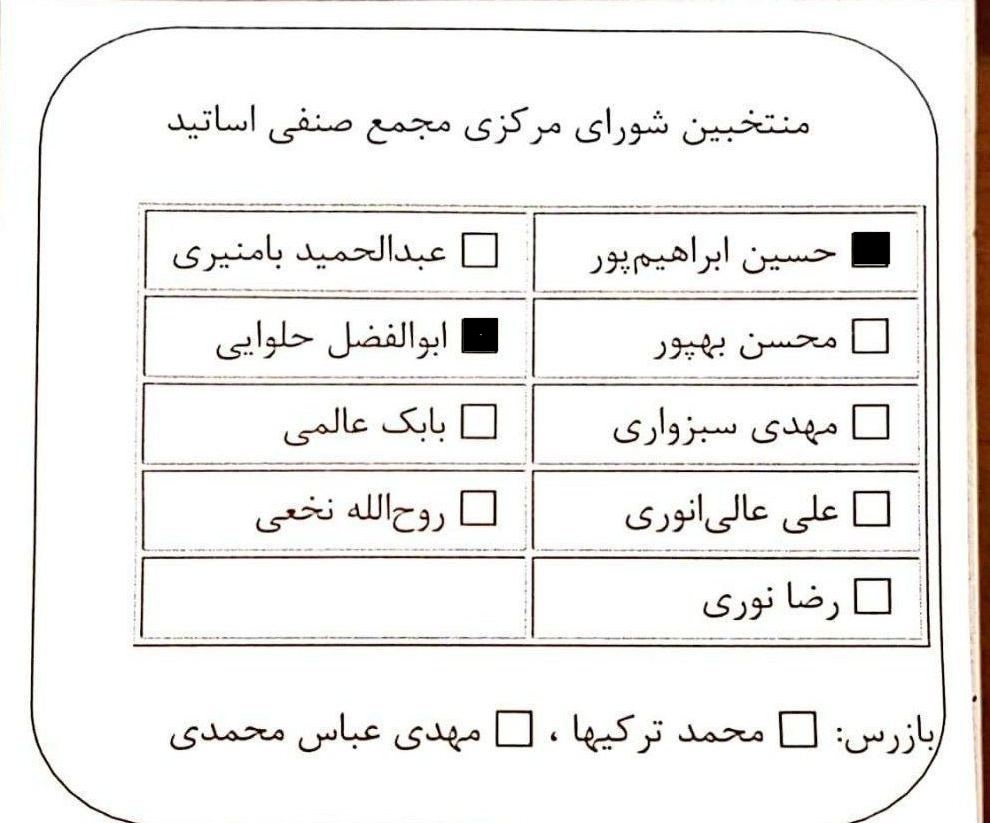
#> input picture vote1.jpg, 990 x 823 px
$ python voteProject.py
#> lines starting #> are read from the running program, lines starting #| are printed output that depends on the picture; after the words box and inside, x2 and y2 are one past the last pixel; in counts of white or black regions, pixels touching at a corner belong together
import cv2
import numpy as np

# Load the image
image_path = "vote1.jpg"
image = cv2.imread(image_path, cv2.IMREAD_GRAYSCALE)
#> image: shape (823, 990); min 0, max 255, mean 238.3
original_image = cv2.imread(image_path)
#> original_image is the input picture: shape (823, 990, 3); mean B, G, R 236.4, 238, 239.4
cv2.imwrite("step_1_loaded_image.jpg", original_image)

# Preprocess the image
blurred = cv2.GaussianBlur(image, (5, 5), 0)
cv2.imwrite("step_2_blurred_image.jpg", blurred)
_, thresholded = cv2.threshold(blurred, 200, 255, cv2.THRESH_BINARY_INV)
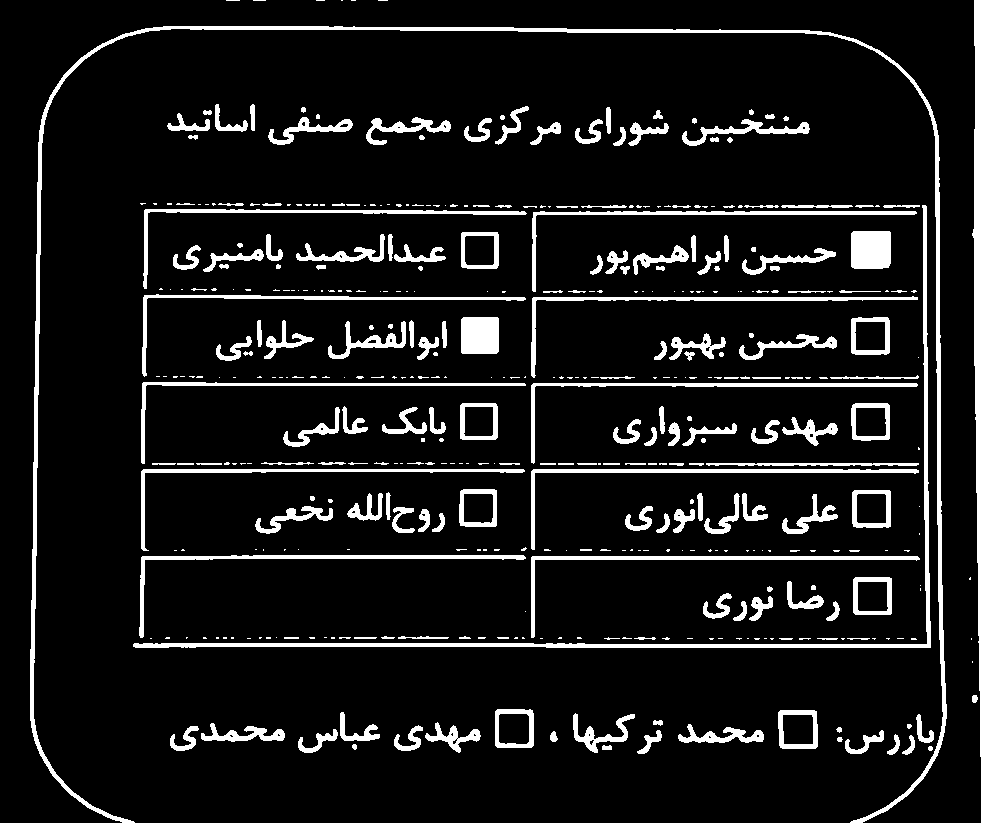
#> thresholded: shape (823, 990); 10.2% white; 434 white regions (231 under 20 px)
cv2.imwrite("step_3_thresholded_image.jpg", thresholded)

# Find contours
contours, _ = cv2.findContours(thresholded, cv2.RETR_EXTERNAL, cv2.CHAIN_APPROX_SIMPLE)
#> contours = 434 contours, 297 with area under 20; largest, box (x1, y1, x2, y2) and area: (972, 0, 990, 823) 10426, (30, 26, 947, 823) 7438, (133, 205, 931, 648) 3823, (778, 710, 818, 749) 1440, (495, 709, 534, 748) 1429
contour_image = original_image.copy()
cv2.drawContours(contour_image, contours, -1, (255, 0, 0), 2)
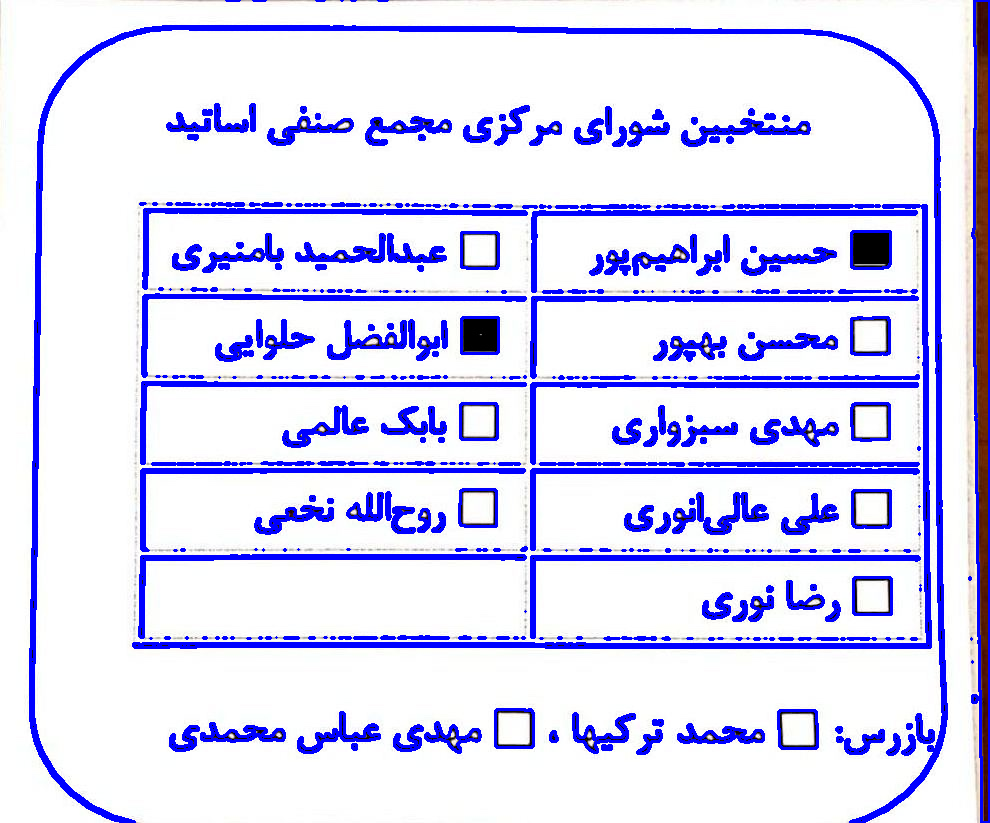
#> contour_image: shape (823, 990, 3); 13.08% of pixels changed, all inside (x1, y1, x2, y2) = (29, 0, 990, 823)
cv2.imwrite("step_4_contours.jpg", contour_image)

# Filter and sort the contours
squares = []
for contour in contours:
    area = cv2.contourArea(contour)
    x, y, w, h = cv2.boundingRect(contour)
    aspect_ratio = w / float(h)

    if area > 500 and area < 5000 and 0.9 < aspect_ratio < 1.1:  # Adjusted the area and aspect ratio thresholds
        approx = cv2.approxPolyDP(contour, 0.02 * cv2.arcLength(contour, True), True)
        if len(approx) == 4:
            squares.append(approx)
#> this loop made 434 passes
#> (area, x, y, w, h, aspect_ratio, approx) on passes 22, 23, 86, 143, 144, 196, 197, 268: (1439.5, 778, 710, 40, 39, 1.03, [[780, 710], [780, 747], [815, 748], [816, 711]]), (1429, 495, 709, 39, 39, 1, [[497, 709], [495, 745], [531, 747], [532, 710]]), (1400, 853, 577, 39, 38, 1.03, [[855, 577], [853, 612], [890, 614], [891, 578]]), (1390, 852, 490, 39, 38, 1.03, [[852, 492], [853, 526], [890, 526], [889, 490]]), (1341.5, 459, 489, 38, 38, 1, [[461, 490], [460, 525], [495, 526], [496, 490]]), (1354, 851, 403, 39, 38, 1.03, [[852, 405], [853, 439], [889, 438], [887, 403]]), (1323.5, 460, 403, 38, 37, 1.03, [[462, 403], [460, 438], [495, 439], [496, 404]]), (1375, 851, 317, 39, 38, 1.03, [[851, 319], [852, 353], [889, 352], [887, 317]])
#> (area, x, y, w, h, aspect_ratio) on passes 2, 5, 6, 7, 8, 9: (31, 602, 745, 10, 5, 2), (82.5, 902, 735, 13, 20, 0.65), (87.5, 887, 734, 13, 21, 0.619), (49, 550, 731, 8, 11, 0.727), (247.5, 845, 730, 39, 24, 1.62), (163, 637, 730, 25, 24, 1.04)
#> after the loop, squares = 11 contours; largest, box (x1, y1, x2, y2) and area: (780, 710, 817, 749) 1314, (495, 709, 533, 748) 1298, (853, 577, 892, 615) 1298, (852, 490, 891, 527) 1296, (851, 231, 890, 268) 1295

# Draw filtered squares
filtered_squares_image = original_image.copy()
for square in squares:
    cv2.drawContours(filtered_squares_image, [square], -1, (0, 255, 0), 2)
#> this loop made 11 passes
#> square on passes 1 to 11: [[780, 710], [780, 747], [815, 748], [816, 711]], [[497, 709], [495, 745], [531, 747], [532, 710]], [[855, 577], [853, 612], [890, 614], [891, 578]], [[852, 492], [853, 526], [890, 526], [889, 490]], [[461, 490], [460, 525], [495, 526], [496, 490]], [[852, 405], [853, 439], [889, 438], [887, 403]], [[462, 403], [460, 438], [495, 439], [496, 404]], [[851, 319], [852, 353], [889, 352], [887, 317]], [[463, 317], [461, 352], [496, 353], [498, 318]], [[462, 232], [461, 266], [496, 268], [497, 232]], [[851, 233], [852, 267], [888, 267], [889, 231]]
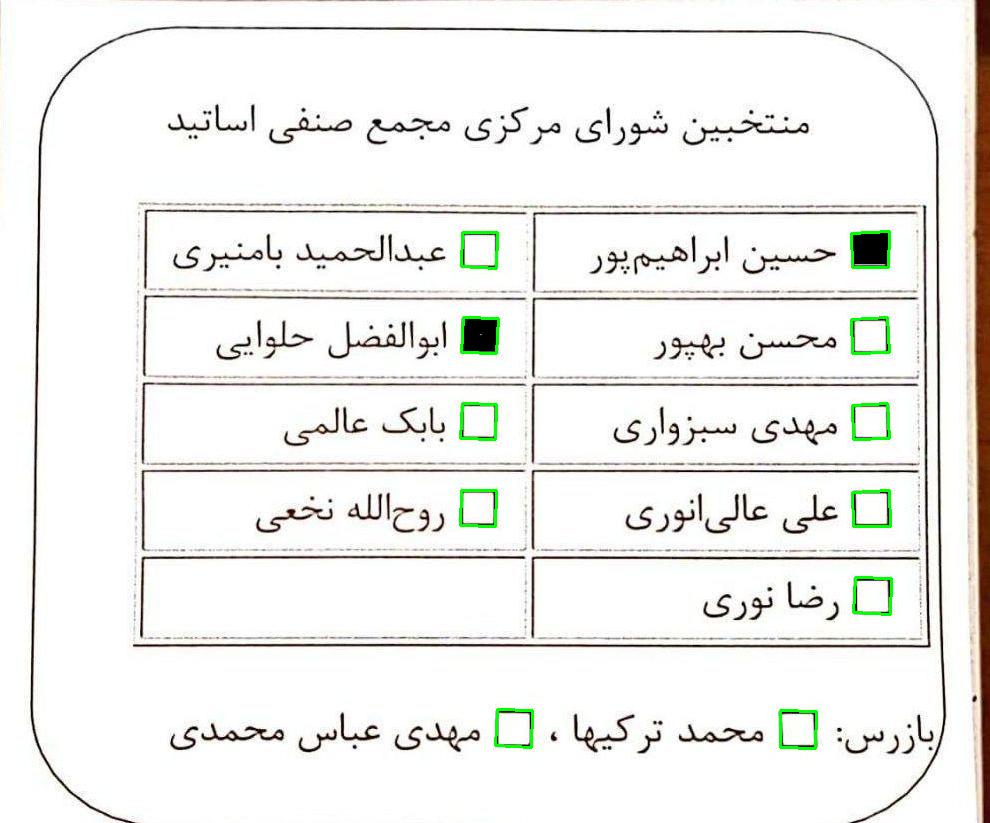
#> filtered_squares_image: shape (823, 990, 3); 0.57% of pixels changed, all inside (x1, y1, x2, y2) = (459, 230, 893, 750)
cv2.imwrite("step_5_filtered_squares.jpg", filtered_squares_image)

# Sort squares based on their position
squares = sorted(squares, key=lambda x: (x[0][0][1], x[0][0][0]))
#> squares = 11 contours; largest, box (x1, y1, x2, y2) and area: (780, 710, 817, 749) 1314, (853, 577, 892, 615) 1298, (495, 709, 533, 748) 1298, (852, 490, 891, 527) 1296, (851, 231, 890, 268) 1295

# Check if squares are filled
votes = []
for i, square in enumerate(squares):
    mask = np.zeros_like(image)
    cv2.drawContours(mask, [square], -1, 255, -1)
    mean_val = cv2.mean(image, mask=mask)[0]

    if mean_val < 180:  # Adjusted threshold
        votes.append(i)
#> this loop made 11 passes
#> (square, mean_val) on passes 1 to 11: ([[462, 232], [461, 266], [496, 268], [497, 232]], 198.2), ([[851, 233], [852, 267], [888, 267], [889, 231]], 15.1), ([[463, 317], [461, 352], [496, 353], [498, 318]], 12.38), ([[851, 319], [852, 353], [889, 352], [887, 317]], 195.4), ([[462, 403], [460, 438], [495, 439], [496, 404]], 199.4), ([[852, 405], [853, 439], [889, 438], [887, 403]], 195.9), ([[461, 490], [460, 525], [495, 526], [496, 490]], 194.4), ([[852, 492], [853, 526], [890, 526], [889, 490]], 191), ([[855, 577], [853, 612], [890, 614], [891, 578]], 192.2), ([[497, 709], [495, 745], [531, 747], [532, 710]], 194.7), ([[780, 710], [780, 747], [815, 748], [816, 711]], 193.8)
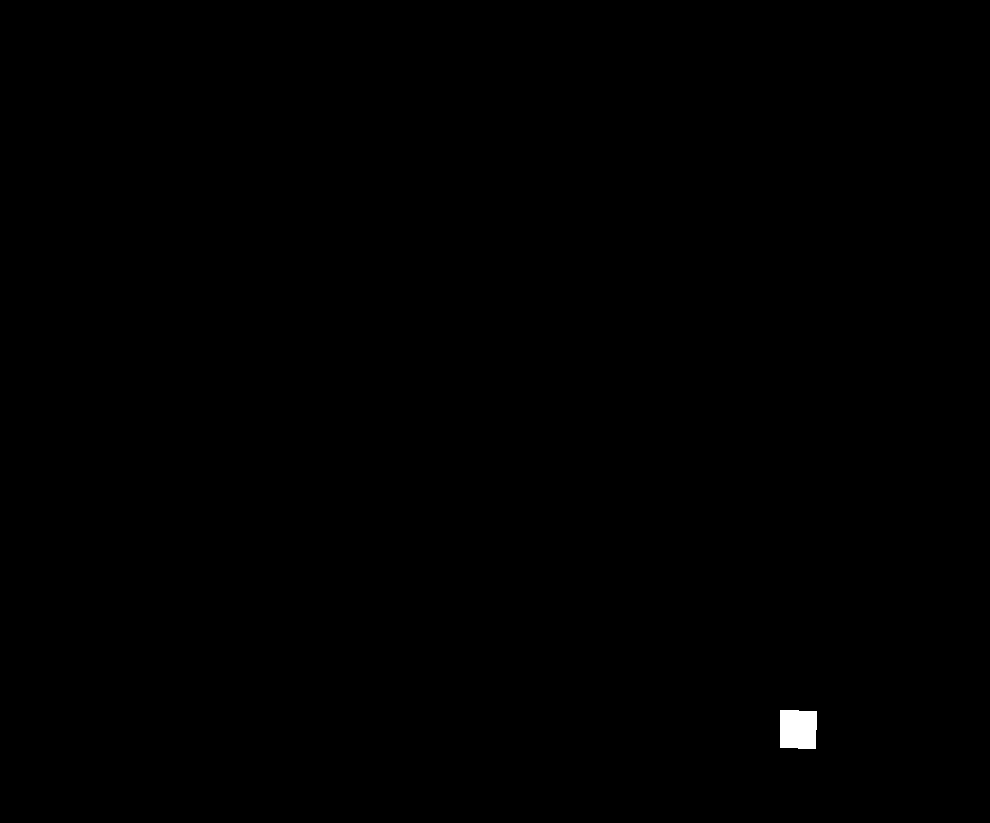
#> mask: shape (823, 990); 0.17% white; 1 white region, box (x1, y1, x2, y2) and area: (780, 710, 817, 749) 1388
#> after the loop, votes = [1, 2]

# Draw squares and votes on the original image
voted_image = original_image.copy()
for i, square in enumerate(squares):
    if i in votes:
        color = (0, 255, 0)  # Green for votes
        label = "Voted"
    else:
        color = (255, 0, 0)  # Blue for detected squares
        label = "Not Voted"

    cv2.drawContours(voted_image, [square], -1, color, 2)
    cv2.putText(voted_image, label, tuple(square[0][0]), cv2.FONT_HERSHEY_SIMPLEX, 0.5, color, 2)
#> this loop made 11 passes
#> (square, color, label) on passes 1 to 9: ([[462, 232], [461, 266], [496, 268], [497, 232]], (255, 0, 0), 'Not Voted'), ([[851, 233], [852, 267], [888, 267], [889, 231]], (0, 255, 0), 'Voted'), ([[463, 317], [461, 352], [496, 353], [498, 318]], (0, 255, 0), 'Voted'), ([[851, 319], [852, 353], [889, 352], [887, 317]], (255, 0, 0), 'Not Voted'), ([[462, 403], [460, 438], [495, 439], [496, 404]], (255, 0, 0), 'Not Voted'), ([[852, 405], [853, 439], [889, 438], [887, 403]], (255, 0, 0), 'Not Voted'), ([[461, 490], [460, 525], [495, 526], [496, 490]], (255, 0, 0), 'Not Voted'), ([[852, 492], [853, 526], [890, 526], [889, 490]], (255, 0, 0), 'Not Voted'), ([[855, 577], [853, 612], [890, 614], [891, 578]], (255, 0, 0), 'Not Voted')
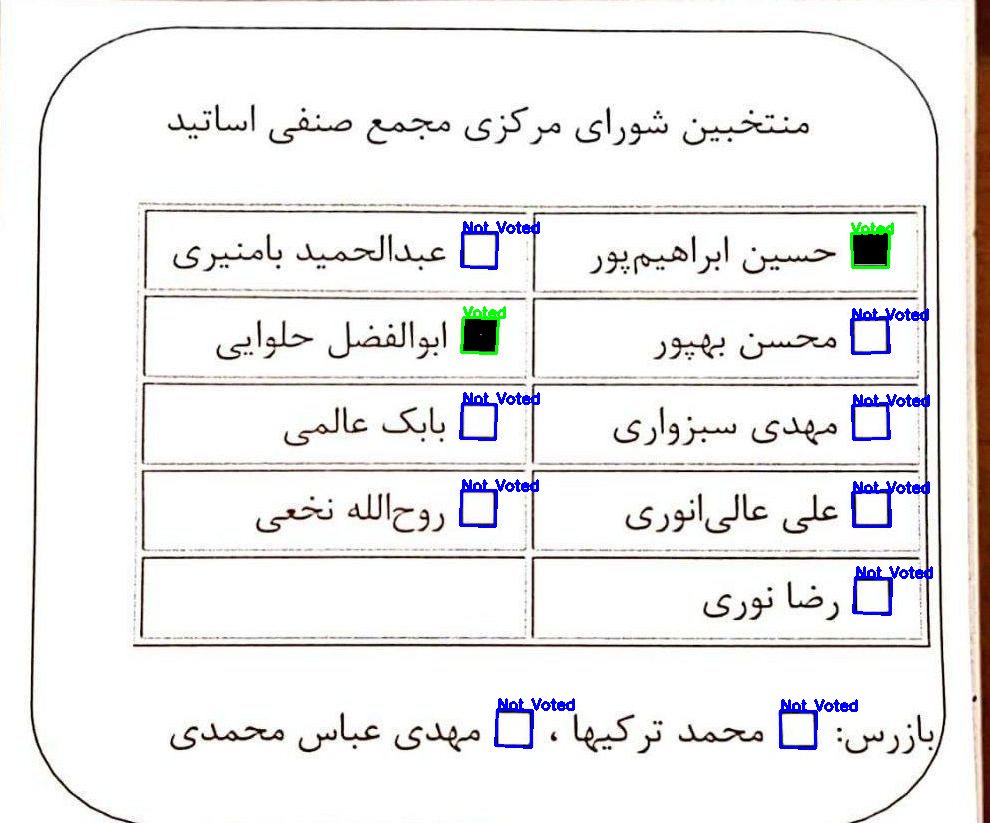
#> voted_image: shape (823, 990, 3); 1.16% of pixels changed, all inside (x1, y1, x2, y2) = (459, 221, 933, 750)
cv2.imwrite("step_6_voted_image.jpg", voted_image)

# Map votes to nominees
nominees = [
    "عبدالحمید بامنیر",
    "حسین ابراهیم پور",
    "ابوالفضل حلوایی",
    "محسن بهپور",
    "بابک عالمی",
    "مهدی سبزواری",
    "روح الله نخعی",
    "علی عالی انوری",
    "رضا نوری"
]

vote_counts = {nominee: 0 for nominee in nominees}

for vote in votes:
    if vote < len(nominees):
        vote_counts[nominees[vote]] += 1
#> this loop made 2 passes
#> after the loop, vote_counts = 9 items

# Print vote counts
for nominee, count in vote_counts.items():
    print(f"{nominee}: {count} votes")
#> this loop made 9 passes
#> (nominee, count) on passes 1 to 9: ('عبدالحمید بامنیر', 0), ('حسین ابراهیم پور', 1), ('ابوالفضل حلوایی', 1), ('محسن بهپور', 0), ('بابک عالمی', 0), ('مهدی سبزواری', 0), ('روح الله نخعی', 0), ('علی عالی انوری', 0), ('رضا نوری', 0)
#| عبدالحمید بامنیر: 0 votes
#| حسین ابراهیم پور: 1 votes
#| ابوالفضل حلوایی: 1 votes
#| محسن بهپور: 0 votes
#| بابک عالمی: 0 votes
#| مهدی سبزواری: 0 votes
#| روح الله نخعی: 0 votes
#| علی عالی انوری: 0 votes
#> (further printed lines are left out)

# Save the final output image
output_image_path = "/Users/user/Documents/vote/vote_result.jpg"
cv2.imwrite(output_image_path, voted_image)

print(f"Processed image saved as {output_image_path}")
